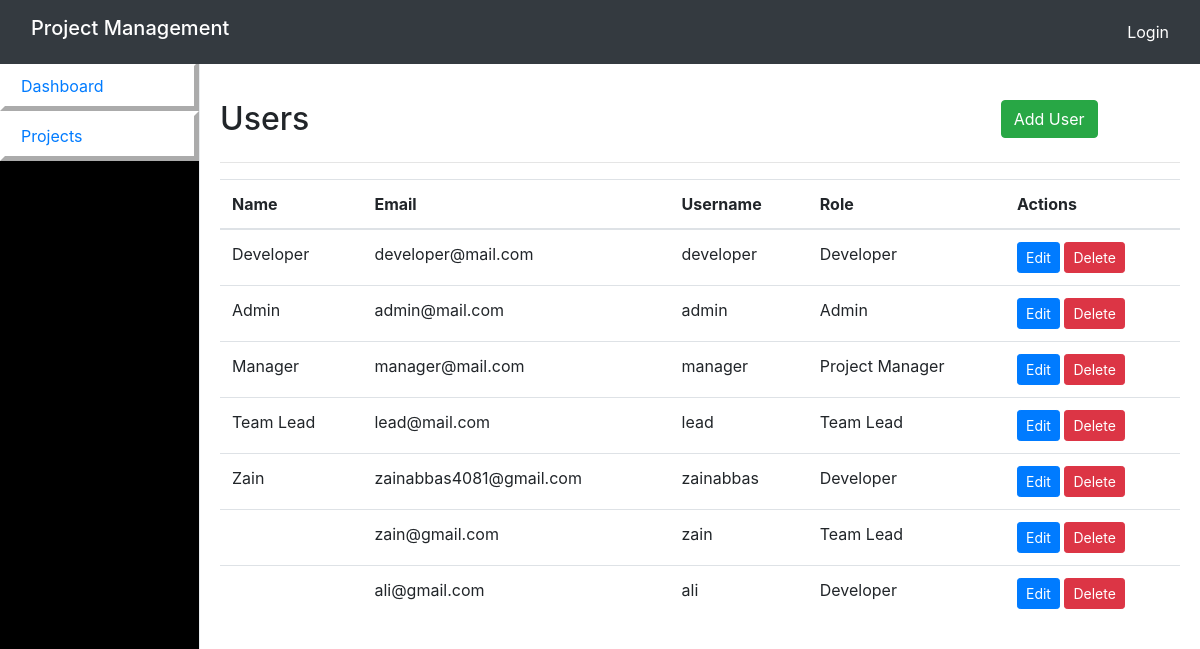
/users/, run on the app's committed database.
### projectadmin/models.py (models this page shows, shortened)
class CustomUser(AbstractUser):
    USER_ROLE_CHOICES = [
        ('Project Manager', 'Project Manager'),
        ('Team Lead', 'Team Lead'),
        ('Developer', 'Developer'),
        ('Designer', 'Designer'),
        ('Quality Assurance Specialist', 'Quality Assurance Specialist'),
    ]
    name = models.CharField(max_length=255)
    role = models.CharField(max_length=50, blank=True, choices=USER_ROLE_CHOICES)

### projectadmin/user_views.py (the view)
# urls.py: path('users/', manage_users_view, name='users'),
def manage_users_view(request):
    users = CustomUser.objects.all()
    return render(request, 'projectadmin/manage_users.html', {'users': users})

### projectadmin/templates/projectadmin/manage_users.html (shortened to what this page needs)
{% extends 'projectadmin/base.html' %}
{% block content %}
    <div class="row mt-4">
        <div class="col-md-8">
            <h2>Users</h2>
        </div>
        <div class="col-md-3">
             <a href="{% url 'add_user' %}" class="btn btn-success float-right">Add User</a>
        </div>
    </div>
    <hr />
    <table class="table">
        <thead>
            <tr>
                <th>Name</th>
                <th>Email</th>
                <th>Username</th>
                <th>Role</th>
                <th>Actions</th>
            </tr>
        </thead>
        <tbody>
            {% for user in users %}
                <tr>
                    <td>{{ user.name }}</td>
                    <td>{{ user.email }}</td>
                    <td>{{ user.username }}</td>
                    <td>
                        {% if user.role %}
                            {{ user.role }}
                         {% endif %}
                    </td>
                    <td>
                        <a href="{% url 'edit_user' user.id %}" class="btn btn-primary btn-sm">Edit</a>
                        <a href="{% url 'delete_user' user.id %}" class="btn btn-danger btn-sm">Delete</a>
                    </td>
                </tr>
            {% endfor %}
        </tbody>
    </table>
{% endblock %}

### projectadmin/templates/projectadmin/base.html (shortened to what this page needs)
<!DOCTYPE html>
<html lang="en">
<head>
    <link rel="stylesheet" href="https://stackpath.bootstrapcdn.com/bootstrap/4.5.2/css/bootstrap.min.css">
    <link rel="stylesheet" type='text/css' href="http://cdnjs.cloudflare.com/ajax/libs/font-awesome/5.15.3/css/all.min.css" />
</head>
<body>
    <header class="navbar navbar-dark fixed-top bg-dark">
        <div class="container-fluid">
            <h1 class="navbar-brand">{% block header_title %}Project Management{% endblock %}</h1>
            <div class="user-info text-white">
                {% if user.is_authenticated %}
                    Welcome, {{ user.username }}! <a href="{% url 'logout' %}" class="btn btn-danger btn-sm">Logout</a>
                {% else %}
                    <a href="{% url 'login' %}" class="text-white">Login</a>
                {% endif %}
            </div>
        </div>
    </header>
    <div class="container-fluid">
        <div class="row">
            <nav class="col-md-2 d-none d-md-block sidebar">
                <div class="sidebar-sticky">
                    <ul class="nav flex-column">
                        <li class="nav-item">
                            <a class="nav-link active" href="{% url 'home' %}">
                                Dashboard
                            </a>
                        </li>
                        <li class="nav-item">
                            <a class="nav-link" href="{% url 'projects' %}">
                                Projects
                            </a>
                        </li>
                    </ul>
                </div>
            </nav>
            <main role="main" class="col-md-9 ml-sm-auto col-lg-10 main-content">
                {% block content %}{% endblock %}
            </main>
        </div>
    </div>
</body>
</html>

### projectadmin/templates/projectadmin/base.html (style rules this page uses)
body { padding-top: 56px; }
header { background-color: #343a40; padding: 10px 0; }
header h1 { color: #fff; }
.sidebar { position: fixed; top: 56px; bottom: 0; left: 0; z-index: 1000; padding-top: 20px; padding-bottom: 20px; background-color: black; border-right: 1px solid #e9ecef; }
.main-content { margin-left: 220px; padding: 20px; }
.nav-item { border: 5px outset white; background-color: white; }
ul { margin: -15px; padding: 0px; }

### data on the page
CustomUser: name "Developer", email "developer@mail.com", username "developer", role "Developer"
CustomUser: name "Admin", email "admin@mail.com", username "admin", role "Admin"
CustomUser: name "Manager", email "manager@mail.com", username "manager", role "Project Manager"
CustomUser: name "Team Lead", email "lead@mail.com", username "lead", role "Team Lead"
CustomUser: name "Zain", email "zainabbas4081@gmail.com", username "zainabbas", role "Developer"
CustomUser: email "zain@gmail.com", username "zain", role "Team Lead"
CustomUser: email "ali@gmail.com", username "ali", role "Developer"
